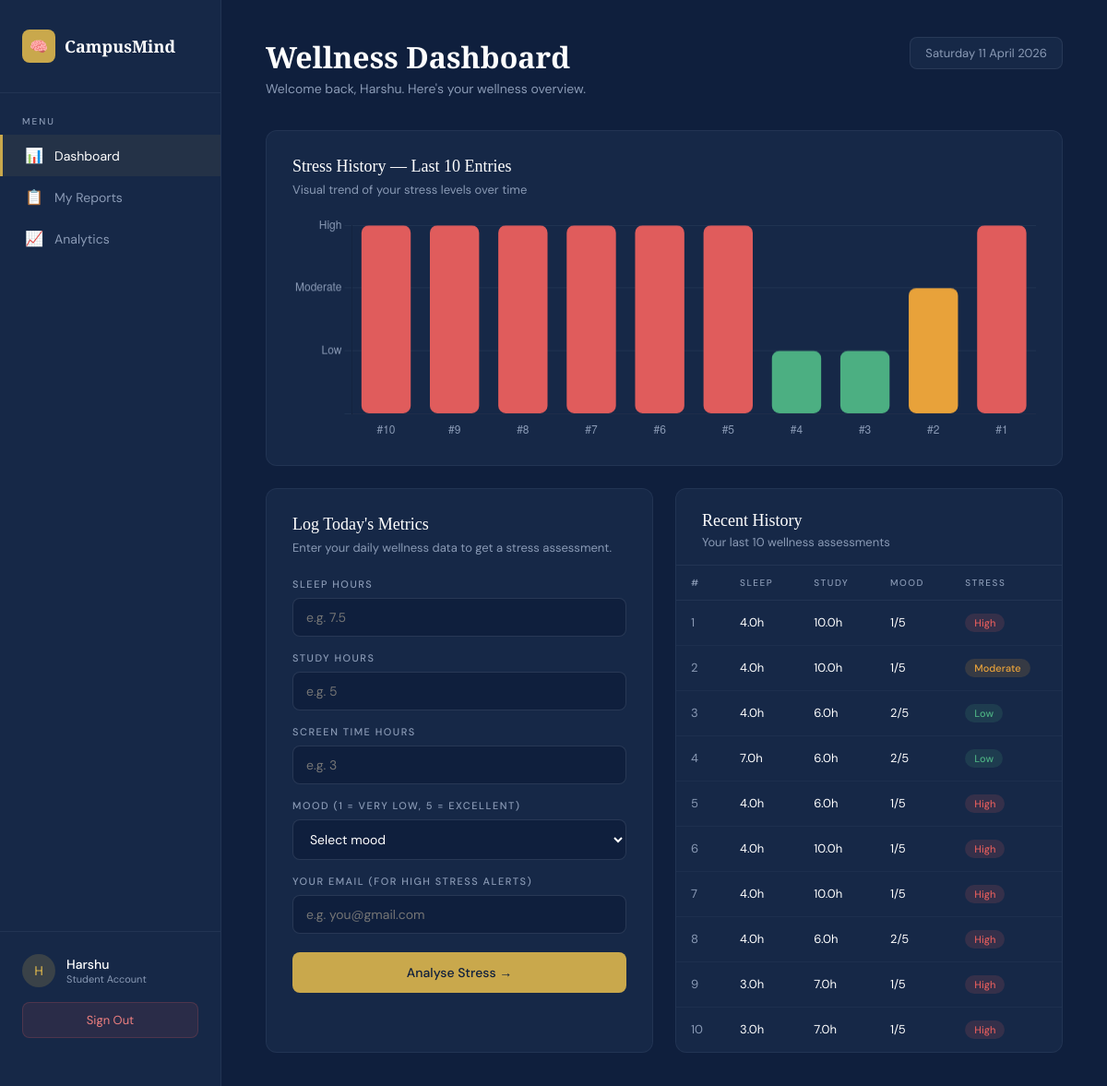
/dashboard (signed in), run on the app's committed database.
### tables this page shows
CREATE TABLE stress_data(
        id INTEGER PRIMARY KEY AUTOINCREMENT,
        user_id INTEGER,
        sleep REAL,
        study REAL,
        screen REAL,
        mood INTEGER,
        stress_level TEXT
    );

### app.py (the view)
@app.route('/dashboard')
def dashboard():
    if 'user_id' not in session:
        return redirect(url_for('home'))
    db = get_db()
    history = db.execute(
        "SELECT * FROM stress_data WHERE user_id=? ORDER BY id DESC LIMIT 10",
        (session['user_id'],)
    ).fetchall()
    return render_template("dashboard.html", history=history, username=session['username'])

### app.py (called while the page is built)
def get_db():
    conn = sqlite3.connect(DB)
    conn.row_factory = sqlite3.Row
    return conn

### templates/dashboard.html (shortened to what this page needs)
<!DOCTYPE html>
<html lang="en">
<head>
</head>
<body>
  <aside class="sidebar">
    <div class="sidebar-brand">
      <div class="brand-icon">🧠</div>
      <div class="brand-name">CampusMind</div>
    </div>
    <div class="nav-label">Menu</div>
    <a class="nav-item active" href="/dashboard"><span class="icon">📊</span> Dashboard</a>
    <a class="nav-item" href="/dashboard"><span class="icon">📋</span> My Reports</a>
    <a class="nav-item" href="/dashboard"><span class="icon">📈</span> Analytics</a>
    <div class="sidebar-footer">
      <div class="user-info">
        <div class="avatar">{{ username[0].upper() if username else 'U' }}</div>
        <div>
          <div class="user-name">{{ username or 'Student' }}</div>
          <div class="user-role">Student Account</div>
        </div>
      </div>
      <a href="/logout" class="btn-logout">Sign Out</a>
    </div>
  </aside>
  <main class="main">
    <div class="page-header">
      <div>
        <h1>Wellness Dashboard</h1>
        <p>Welcome back, {{ username or 'Student' }}. Here's your wellness overview.</p>
      </div>
      <div class="header-date" id="current-date"></div>
    </div>
    {% if history %}
    <div class="chart-panel">
      <div class="panel-title">Stress History — Last 10 Entries</div>
      <p style="font-size:13px;color:var(--gray);margin:6px 0 20px;">Visual trend of your stress levels over time</p>
      <canvas id="stressChart" height="90"></canvas>
    </div>
    {% endif %}
    <div class="two-col">
      <div class="panel">
        <div class="panel-title">Log Today's Metrics</div>
        <div class="panel-desc">Enter your daily wellness data to get a stress assessment.</div>
        <form method="POST" action="/predict">
          <div class="input-group"><label>Sleep Hours</label><input type="number" name="sleep" min="0" max="24" step="0.5" placeholder="e.g. 7.5" required /></div>
          <div class="input-group"><label>Study Hours</label><input type="number" name="study" min="0" max="24" step="0.5" placeholder="e.g. 5" required /></div>
          <div class="input-group"><label>Screen Time Hours</label><input type="number" name="screen" min="0" max="24" step="0.5" placeholder="e.g. 3" required /></div>
          <div class="input-group">
            <label>Mood (1 = Very Low, 5 = Excellent)</label>
            <select name="mood" required>
              <option value="" disabled selected>Select mood</option>
            </select>
          </div>
          <div class="input-group"><label>Your Email (for high stress alerts)</label><input type="email" name="email" placeholder="e.g. you@gmail.com" /></div>
          <button type="submit" class="btn-analyze">Analyse Stress →</button>
        </form>
      </div>
      <div class="history-panel">
        <div class="history-header"><h3>Recent History</h3><p>Your last 10 wellness assessments</p></div>
        {% if history %}
        <table>
          <thead><tr><th>#</th><th>Sleep</th><th>Study</th><th>Mood</th><th>Stress</th></tr></thead>
          <tbody>
            {% for row in history %}
            <tr>
              <td style="color:var(--gray)">{{ loop.index }}</td>
              <td>{{ row.sleep }}h</td>
              <td>{{ row.study }}h</td>
              <td>{{ row.mood }}/5</td>
              <td><span class="badge badge-{{ row.stress_level | lower }}">{{ row.stress_level }}</span></td>
            </tr>
            {% endfor %}
          </tbody>
        </table>
        {% else %}
        <div class="empty-state">No assessments yet.<br>Log your first entry using the form.</div>
        {% endif %}
      </div>
    </div>
  </main>
  <script>
    document.getElementById('current-date').textContent =
      new Date().toLocaleDateString('en-GB', { weekday:'long', year:'numeric', month:'long', day:'numeric' });
    {% if history %}
    const labels   = [{% for row in history %}"#{{ loop.index }}"{% if not loop.last %},{% endif %}{% endfor %}].reverse();
    const rawData  = [{% for row in history %}"{{ row.stress_level }}"{% if not loop.last %},{% endif %}{% endfor %}].reverse();
    const stressMap = { Low:1, Moderate:2, High:3 };
    const colorMap  = { Low:"#4caf82", Moderate:"#e8a23a", High:"#e05c5c" };
    new Chart(document.getElementById('stressChart').getContext('2d'), {
      type: 'bar',
      data: {
        labels,
        datasets: [{
          data: rawData.map(s => stressMap[s]),
          backgroundColor: rawData.map(s => colorMap[s]),
          borderRadius: 8, borderSkipped: false
        }]
      },
      options: {
        responsive: true,
        plugins: { legend:{display:false}, tooltip:{ callbacks:{ label: ctx => ' '+rawData[ctx.dataIndex]+' Stress' } } },
        scales: {
          y: { min:0, max:3, ticks:{ stepSize:1, color:'#8a9ab5', callback: v=>['','Low','Moderate','High'][v] }, grid:{ color:'rgba(138,154,181,0.1)' } },
          x: { ticks:{ color:'#8a9ab5' }, grid:{ display:false } }
        }
      }
    });
    {% endif %}
  </script>
</body>
</html>

### data on the page
stress_data: sleep "4.0", study "10.0", mood "1", stress_level "High"
stress_data: sleep "4.0", study "10.0", mood "1", stress_level "Moderate"
stress_data: sleep "4.0", study "6.0", mood "2", stress_level "Low"
stress_data: sleep "7.0", study "6.0", mood "2", stress_level "Low"
stress_data: sleep "4.0", study "6.0", mood "1", stress_level "High"
stress_data: sleep "4.0", study "10.0", mood "1", stress_level "High"
stress_data: sleep "4.0", study "10.0", mood "1", stress_level "High"
stress_data: sleep "4.0", study "6.0", mood "2", stress_level "High"
stress_data: sleep "3.0", study "7.0", mood "1", stress_level "High"
stress_data: sleep "3.0", study "7.0", mood "1", stress_level "High"

### other printed values
{{ username[0].upper() if username else 'U' }} "H"
{{ username or 'Student' }} "Harshu"
chart data {{ loop.index }} 1, 2, 3, 4, 5, 6, 7, 8, 9, 10
chart data {{ row.stress_level }} High, Moderate, Low, Low, High, High, High, High, High, High
